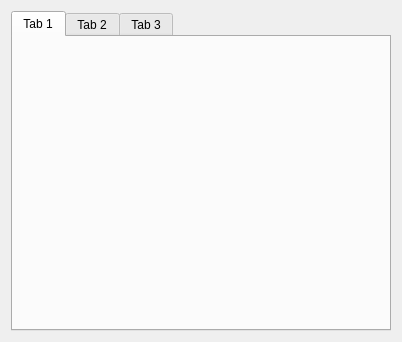
<?xml version="1.0" encoding="UTF-8"?>
<ui version="4.0">
 <class>MainWidget</class>
 <widget class="QWidget" name="MainWidget">
  <property name="geometry">
   <rect>
    <x>0</x>
    <y>0</y>
    <width>402</width>
    <height>342</height>
   </rect>
  </property>
  <property name="minimumSize">
   <size>
    <width>350</width>
    <height>340</height>
   </size>
  </property>
  <property name="windowTitle">
   <string>MainWidget</string>
  </property>
  <layout class="QVBoxLayout" name="verticalLayout">
   <item>
    <widget class="QTabWidget" name="pTabWidget">
     <property name="currentIndex">
      <number>0</number>
     </property>
     <widget class="QWidget" name="pTab1">
      <attribute name="title">
       <string>Tab 1</string>
      </attribute>
     </widget>
     <widget class="QWidget" name="pTab2">
      <attribute name="title">
       <string>Tab 2</string>
      </attribute>
     </widget>
     <widget class="QWidget" name="pTab3">
      <attribute name="title">
       <string>Tab 3</string>
      </attribute>
     </widget>
    </widget>
   </item>
  </layout>
 </widget>
 <resources/>
 <connections/>
</ui>
